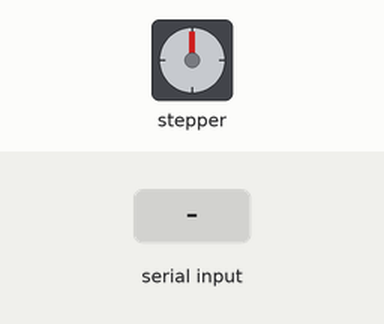
This sketch was run on a simulated Arduino Uno, built with avr-gcc and run on an emulated ATmega328P. Parts: stepper motor. The test bench sets the inputs (shaded band). Stepper angles assume 200 steps per turn; what the sketch prints to the serial monitor is not drawn.

Above: at 1.2 s.
1.3 s: "1\n" received over Serial
At 1.58 s:
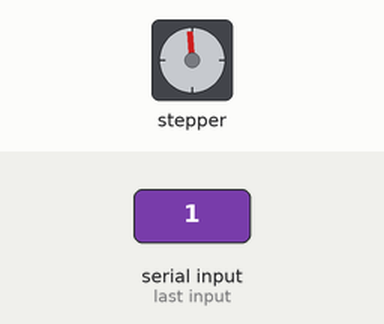
At 2.2 s:
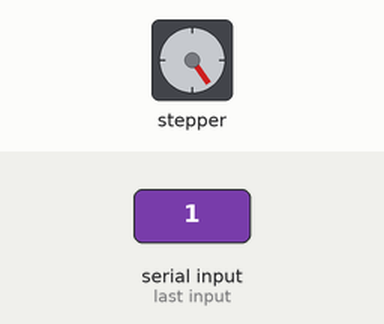
7.3 s: "1\n" received over Serial
13.3 s: "1\n" received over Serial
23.8 s: "1\n" received over Serial
At 24.08 s:
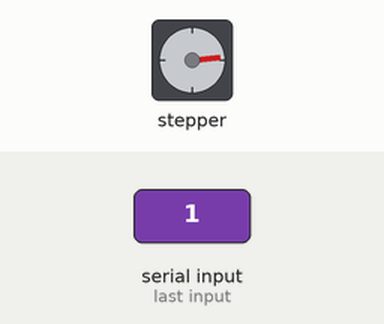
Timing chart, 0 to 27.8 s (numbered marks = the images above; inputs shaded):
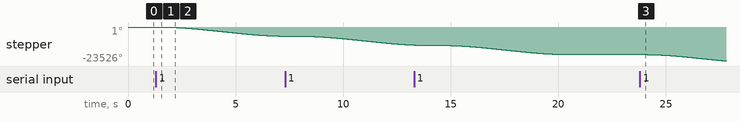

Measured:
- after the input at 1.3 s, stepper: keeps turning counter-clockwise at about 1072°/s, starting after 0.10 s
- after the input at 23.8 s, stepper: keeps turning counter-clockwise at about 1162°/s, starting after 0.10 s

The sketch:

xyzPerfectChecked.ino
```cpp
// (licence header left out)
#include <AccelStepper.h>

#define DIR_PIN_X 5
#define STEP_PIN_X 3
#define INTERFACE_X 1
#define DIR_PIN_Y 9
#define STEP_PIN_Y 6
#define INTERFACE_Y 1

#define DELIMITER ','

#define RAIL_LENGTH -3517    //2.2 cm //!!!!!!!!!!!!!!!!!!!


// Define a stepper and the PIns it will use
//AccelStepper stepper; // Defaults to AccelStepper::FULL4WIRE (4 PIns) on 2, 3, 4, 5
AccelStepper stepperX=AccelStepper(INTERFACE_X,STEP_PIN_X,DIR_PIN_X);
AccelStepper stepperY=AccelStepper(INTERFACE_Y,STEP_PIN_Y,DIR_PIN_Y);

long tirma=0;
void dragBack(){

  // reduce y-speed
  stepperY.setMaxSpeed(1000);
  stepperY.setAcceleration(500);


   stepperY.move(RAIL_LENGTH);
    stepperY.runToPosition();

     //drag on y-axis
  delay(400);
  //tells python that we left drag mode
  Serial.write("F");

  //reset speed
  stepperY.setMaxSpeed(8000);
  stepperY.setAcceleration(4000);
}

void setup()
{
    Serial.begin(115200);
    Serial.setTimeout(1);

    // Change these to suit your stepper if you want
    stepperX.setMaxSpeed(20000);
    stepperX.setAcceleration(14000);
    stepperY.setMaxSpeed(8000);
    stepperY.setAcceleration(4000);

}

//Store current position of the motors
long currX = 0;
long currY = 0;

//escape == 1 --> enters drag_back mode
int escape = 0;

int k = 0;

bool dir = true; //true --> x ; false -->y
bool arrived = false;
long x = 0;
long y = 0;

void loop()
{
    bool recu = false;
     //Read instructions sent by python
     while (Serial.available() > 0) {
        //delay(30);
        String data = Serial.readStringUntil(DELIMITER);
        escape = data.toInt();
        delay(50);

        if (data.length() > 0 and !recu) {
          if (!escape) {
              // Read the two variables when the value is 0
              dir = true;
              arrived = false;
              x = Serial.readStringUntil(DELIMITER).toFloat();
              delay(50);

              y = Serial.readStringUntil(DELIMITER).toFloat();
          }

          /*if(x==0 && y ==0){
            x = stepperX.currentPosition();
            y = stepperY.currentPosition();
            Serial.write("W");
          }
          else {*/
            Serial.write("R");
            recu = true;
          Serial.write((byte*)&x, sizeof(long));
          //delay(500);
          //Serial.println(currY);
          Serial.write("y");
          Serial.write((byte*)&y, sizeof(long));
          Serial.write("e");
          if(!escape)
            Serial.write("0");
          else Serial.write("1");
                      if(x>95923)
              x = stepperX.currentPosition();
            if(y>33573)
              y = stepperY.currentPosition();

        }
    }

      if(escape==1){
        delay(50);
          //tells python that we enter in drag mode
        Serial.write("T");
        long y_temp = stepperY.currentPosition();
        dragBack();

        if (stepperY.currentPosition() - y_temp > -100)
          Serial.write("f");

        escape = 0;
        x = stepperX.currentPosition();
        y = stepperY.currentPosition();
      }else{
          stepperX.moveTo(x);
          stepperY.moveTo(y);

          stepperX.run();

          if(dir and stepperX.currentPosition()== x)
            dir = false;
          if(!dir){
            stepperY.run();
          }
      }

    if(k>10){
      long currX1 = stepperX.currentPosition();
      long currY1 = stepperY.currentPosition();
      recu = true;
      if(abs(currX - currX1) > 1000 || abs(currY - currY1)> 500){
        currX = currX1;
        currY = currY1;
        //Serial.println(currX);
        //Serial.println(currY);
        //if(Serial.available()==0){
          //Serial.println("+-+-+-+-+-+-");
          //Serial.println(currX);
        Serial.write("X");
        Serial.write((byte*)&currX, sizeof(long));
        //delay(500);
        //Serial.println(currY);
        Serial.write("Y");
        Serial.write((byte*)&currY, sizeof(long));
          //delay(100);
        //}
      }
      else if (!arrived and stepperX.currentPosition()==x && stepperY.currentPosition()==y){
        arrived = true;
        currX=x;
        currY=y;
        //if(Serial.available()==0){
        //Serial.println("+-+-+-+-+-+-");
        //Serial.println(currX);
        Serial.write("A");
        //delay(50);
        Serial.write("X");
        Serial.write((byte*)&currX, sizeof(long));
        //delay(500);
        //Serial.println(currY);
        Serial.write("Y");
        Serial.write((byte*)&currY, sizeof(long));
        //delay(100);
        //}
      }
      k=0;
    }else k++;


}
```
